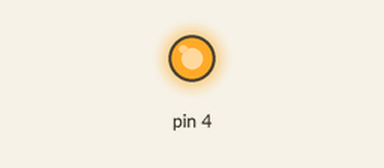
Bench run of a sketch on a simulated Arduino Uno, built with avr-gcc and run on an emulated ATmega328P. Shown: output pins drawn as LEDs (lit = HIGH).

Above: at 0.1 s.
Timing chart, 0 to 1.6 s (numbered marks = the images above):
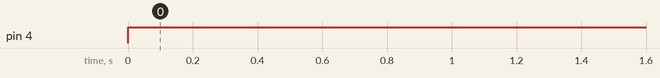

Measured:
- by itself, pin 4: LOW → HIGH at 0.00 s

The sketch:

LED.ino
```cpp
void setup() {
  // Set pin 4 as an output pin
  pinMode(4, OUTPUT);
}

void loop() {
  // Turn the LED on
  digitalWrite(4, HIGH);
  delay(1000);  // Keep the LED on for 1 second

}
```
